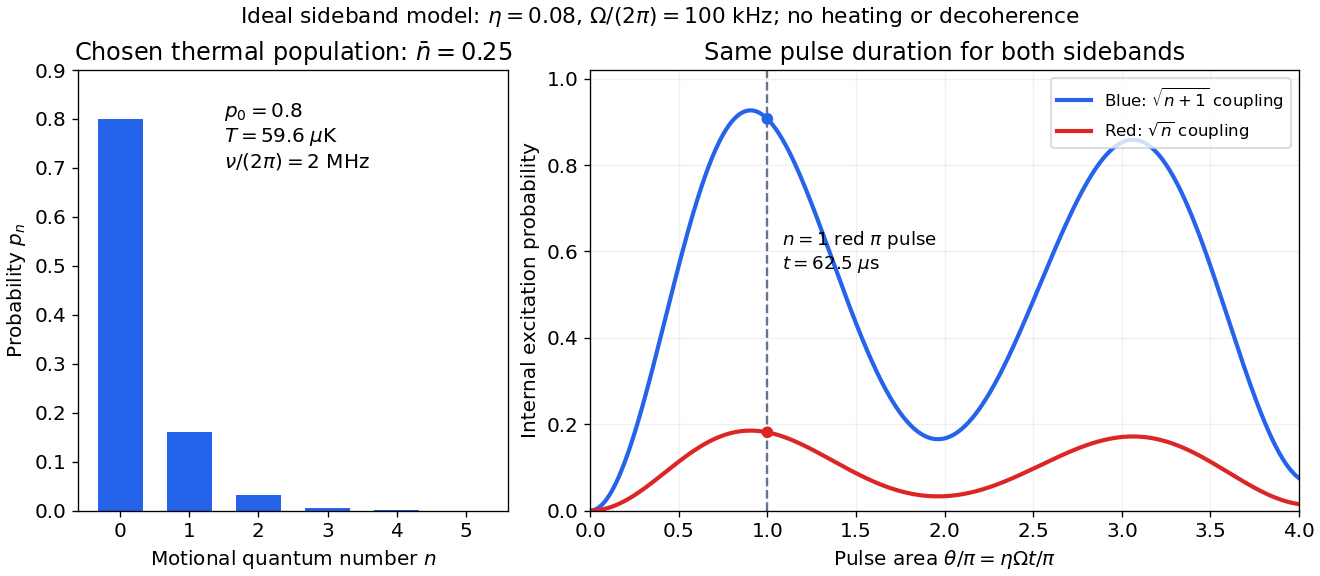

Write Python code to recreate this figure.
"""Chosen Lamb-Dicke model and independent checks; Python 3.14/numpy 2.3/mpl 3.10.

Run from _media. Numerical inputs are teaching choices, not experimental data.
"""

import json
import math
from pathlib import Path

import matplotlib.pyplot as plt
import numpy as np


MEAN_N = .25
ETA = .08
OMEGA = 2 * math.pi * 100_000  # Carrier Rabi angular frequency, rad/s.
NU = 2 * math.pi * 2_000_000  # Motional angular frequency, rad/s.
HBAR = 1.054571817e-34
KB = 1.380649e-23


def populations(mean_n, size=80):
    n = np.arange(size)
    r = mean_n / (mean_n + 1)
    return (1-r) * r**n


def excitation(theta, p, blue=False):
    n = np.arange(len(p)) + int(blue)
    return np.sin(np.asarray(theta)[..., None] * np.sqrt(n) / 2)**2 @ p


def check_model():
    p = populations(MEAN_N)
    n = np.arange(len(p))
    theta = np.linspace(0, 4*math.pi, 501)
    red, blue = excitation(theta, p), excitation(theta, p, blue=True)
    assert abs(p.sum()-1) < 2e-15
    assert abs(n @ p - MEAN_N) < 2e-15
    assert np.all((red >= 0) & (blue >= 0) & (red <= 1) & (blue <= 1))
    ratio_error = np.max(abs(red - .2*blue))
    assert ratio_error < 1e-14
    # Independent 2x2 spectral exponentials check U†U and transition probabilities.
    unitary_error = probability_error = 0.
    for occupation in (0, 1, 2, 7):
        h = np.array([[0., math.sqrt(occupation)], [math.sqrt(occupation), 0.]])/2
        eigenvalues, vectors = np.linalg.eigh(h)
        u = (vectors * np.exp(-1j*math.pi*eigenvalues)) @ vectors.T
        unitary_error = max(unitary_error, float(np.max(abs(u.conj().T @ u-np.eye(2)))))
        probability_error = max(probability_error, abs(abs(u[1, 0])**2-
                                                       math.sin(math.pi*math.sqrt(occupation)/2)**2))
    assert unitary_error < 2e-15 and probability_error < 2e-15
    temperature = HBAR*NU / (KB*math.log1p(1/MEAN_N))
    recovered_mean = 1/math.expm1(HBAR*NU/(KB*temperature))
    assert abs(recovered_mean-MEAN_N) < 1e-15
    # Direct Poisson sums for the separate chosen fluorescence example, threshold 3.
    bright_false_dark = math.exp(-12)*sum(12**k/math.factorial(k) for k in range(3))
    dark_false_bright = sum(math.exp(-.2)*.2**k/math.factorial(k) for k in range(3, 40))
    assert abs(dark_false_bright-(1-math.exp(-.2)*sum(.2**k/math.factorial(k) for k in range(3)))) < 1e-15
    return {"population_sum": float(p.sum()), "mean_n": float(n@p),
            "tail_bound": .2**len(p), "thermal_ratio_max_error": float(ratio_error),
            "unitary_max_error": unitary_error, "spectral_probability_max_error": probability_error,
            "red_pi_excitation": float(excitation(math.pi, p)),
            "blue_pi_excitation": float(excitation(math.pi, p, blue=True)),
            "pi_pulse_seconds": math.pi/(ETA*OMEGA), "temperature_kelvin": temperature,
            "eta_rms": ETA*math.sqrt(2*MEAN_N+1),
            "bright_false_dark": bright_false_dark, "dark_false_bright": dark_false_bright,
            "equal_prior_readout_error": (bright_false_dark+dark_false_bright)/2}


def main():
    checks = check_model()
    p = populations(MEAN_N)
    theta = np.linspace(0, 4*math.pi, 601)
    plt.rcParams.update({"font.size": 12, "font.family": "DejaVu Sans"})
    fig, axes = plt.subplots(1, 2, figsize=(11, 4.8), gridspec_kw={"width_ratios": [1, 1.65]},
                             layout="constrained", facecolor="white")
    ax = axes[0]
    ax.bar(np.arange(6), p[:6], color="#2563eb", width=.65)
    ax.set(xlabel=r"Motional quantum number $n$", ylabel=r"Probability $p_n$",
           title=r"Chosen thermal population: $\bar n=0.25$", ylim=(0, .9), xticks=np.arange(6))
    ax.text(1.5, .7, r"$p_0=0.8$"+"\n"+r"$T=59.6\;\mu$K"+"\n"+r"$\nu/(2\pi)=2$ MHz", fontsize=12)
    ax = axes[1]
    ax.plot(theta/math.pi, excitation(theta, p, blue=True), color="#2563eb", lw=2.5,
            label=r"Blue: $\sqrt{n+1}$ coupling")
    ax.plot(theta/math.pi, excitation(theta, p), color="#dc2626", lw=2.5,
            label=r"Red: $\sqrt{n}$ coupling")
    ax.axvline(1, color="#64748b", ls="--", lw=1.4)
    ax.scatter([1, 1], [checks["red_pi_excitation"], checks["blue_pi_excitation"]],
               color=["#dc2626", "#2563eb"], zorder=5)
    ax.text(1.08, .56, r"$n=1$ red $\pi$ pulse"+"\n"+r"$t=62.5\;\mu$s", fontsize=11)
    ax.set(xlabel=r"Pulse area $\theta/\pi=\eta\Omega t/\pi$", ylabel="Internal excitation probability",
           title="Same pulse duration for both sidebands", xlim=(0, 4), ylim=(0, 1.02))
    ax.legend(loc="upper right", fontsize=10)
    ax.grid(alpha=.18)
    fig.suptitle(r"Ideal sideband model: $\eta=0.08$, $\Omega/(2\pi)=100$ kHz; no heating or decoherence",
                 fontsize=13)
    fig.savefig(Path(__file__).stem + ".png", dpi=120, facecolor="white")
    plt.close(fig)
    print(json.dumps(checks, indent=2))


if __name__ == "__main__":
    main()
